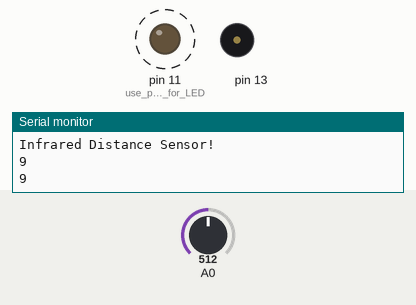
Bench run of a sketch on a simulated Arduino Uno, built with avr-gcc and run on an emulated ATmega328P. Parts: output pins drawn as LEDs (lit = HIGH), buzzer (waves = sounding), the last lines printed to the serial monitor. Dashed ring = blinking. The test bench sets the inputs (shaded band); at power-on: A0 = 512. Pins used as bus, display or sensor lines are not drawn.

Above: at 3.7 s.
3.8 s: A0 set to 306
At 5.4 s:
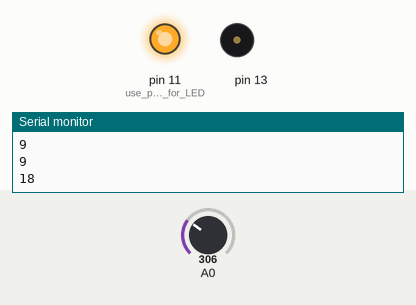
6.8 s: A0 set to 211
At 6.8 s:
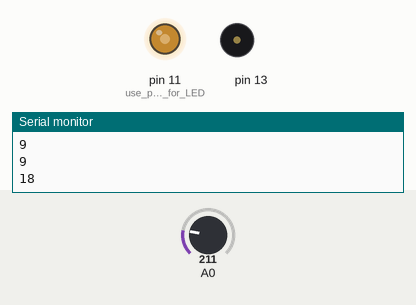
9.8 s: A0 set to 188
12.7 s: A0 set to 0
At 13.47 s:
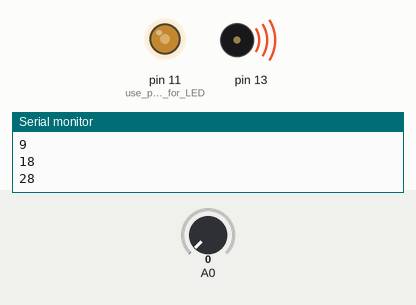
15.7 s: A0 set to 2
18.7 s: A0 set to 5
At 20.52 s:
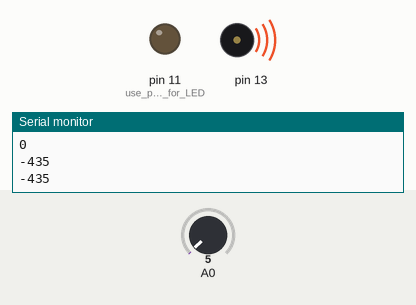
Timing chart, 0 to 21.9 s (numbered marks = the images above; inputs shaded):
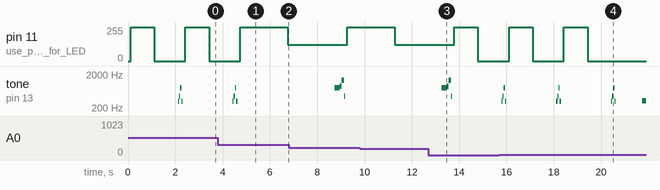

Measured:
- the behaviour switches between 3 and 4 on A0 (found by bisection; images 3 and 4)
- after the input at 12.7 s, pin 11 (use_pin_13_for_LED): 122/255 → 255/255 after 1.1 s, → 0/255 1.0 s later; tone on pin 13: goes on until 13.7 s, then stays silent
- after the input at 18.7 s, pin 11 (use_pin_13_for_LED): goes on until 19.4 s, then stays 0/255
- by itself, pin 11 (use_pin_13_for_LED): alternates 255/255 for 1.0 s and 0/255 for 1.3 s
- by itself, tone on pin 13: plays 320 Hz for 0.05 s, 450 Hz for 0.05 s, 777 Hz for 0.05 s, 320 Hz for 0.05 s

The sketch:

Lab3_Task1_IR_Senso_RYAN.ino
```cpp
/* SHP 2013 */


int val;    // store analog value read from IR sensor
int distance;     // use int instead of float as it's cheaper on the memory budget
int sum = 0;

void setup() {
  pinMode(11, OUTPUT); // use pin 13 for LED
  Serial.begin(9600);
  Serial.println("Infrared Distance Sensor!");
}

void loop() {
  // sample 10 readings
  for (int i = 0; i <= 10; i++) {
    val = analogRead(0); // read the value from the IR sensor
    distance = 12343.85 * pow(val, -1.15);    // distance in cm; for accurate sensor measurements, calibration is required
    sum = sum + distance;
    delay(10);   // sampling interval
  }

  // average the 10 readings
  distance = sum/10;
  sum = 0;    // reset the value of sum
  Serial.print(distance);    // Use print out to check sensor functionality
  Serial.println();

  if (distance < 16){
    digitalWrite(11,HIGH);
    delay(1000);
    digitalWrite(11, LOW);
    delay(1000);
    digitalWrite(13,HIGH);
    tone(13,320);
    delay(50);
    tone(13,450);
    delay(50);
    tone(13,777);
    delay(50);
    tone(13,320);
    delay(50);
    noTone(13);
  }

  else if (distance < 30){
    analogWrite(11, 255);
    delay(2000);
    analogWrite(11,122);
    delay(2000);
    tone(13,777);
    delay(100);
    tone(13,777);
    delay(100);
    tone(13,865);
    delay(100);
    tone(13,1320);
    delay(100);
    tone(13, 444);
    delay(10);
    noTone(13);

  }
  else{
    digitalWrite(11, LOW);
    delay(1000);
    tone(13,329.628);
    delay(100);
    tone(13,329.628);
    delay(500);
    noTone(13);
    delay(10);
    tone(13,349.228);
    delay(500);
    noTone(13);
    delay(10);
    tone(13,391.995);
    delay(500);
    noTone(13);
    delay(10);
    tone(13,391.995);
    delay(500);
    noTone(13);
    delay(10);
    tone(13,349.228);
    delay(500);
    tone(13,329.628);
    delay(500);
    noTone(13);
    delay(10);
    tone(13,293.665);
    delay(500);
    noTone(13);
  }
  }
```
